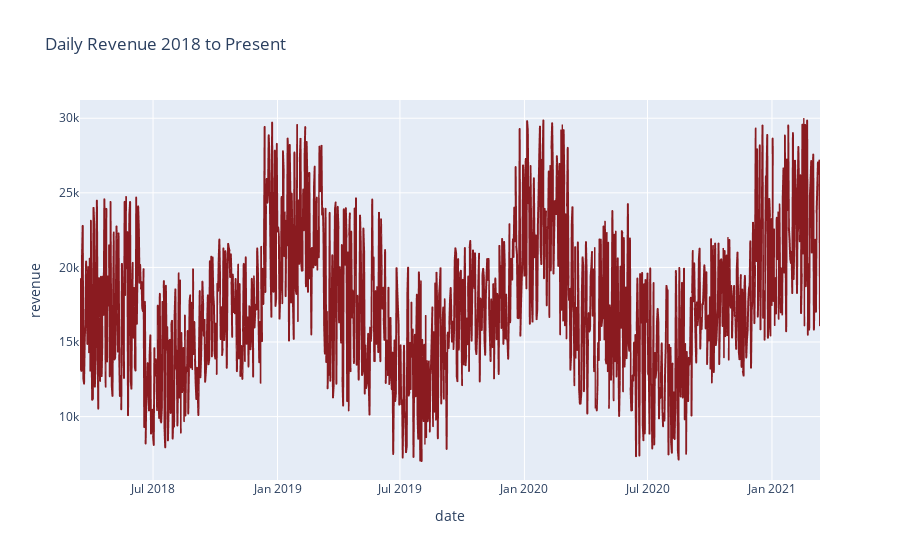
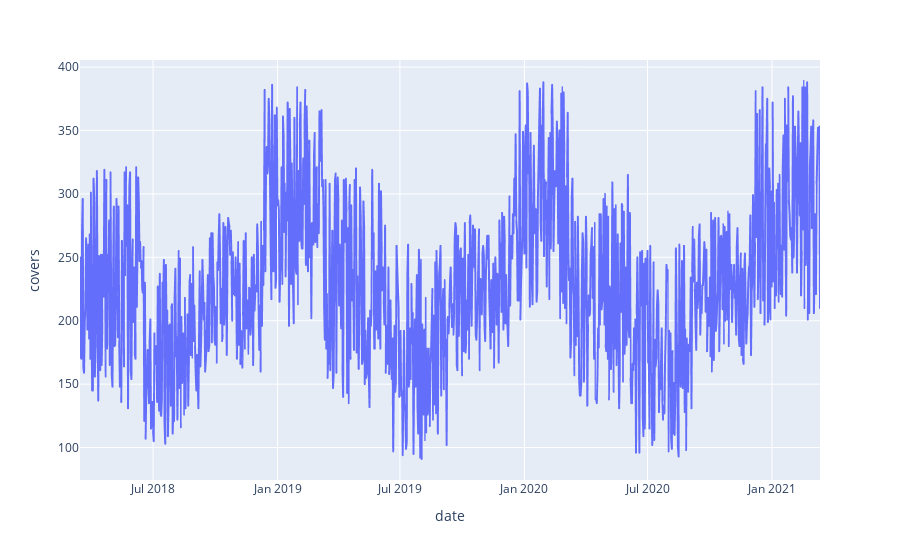

Notebook source saved alongside these figures, in order:
### Markdown cell above
# Plotly Plots
https://plotly.com/python/getting-started-with-chart-studio/
https://plotly.com/python/line-and-scatter/
https://plotly.com/python/interactive-html-export/
https://plotly.com/javascript/static-image-export/

### Code cell
x=revenue_df['date']
y=revenue_df['revenue']
# color_discrete_map = {'y':'#8A1B20'}
fig = px.line(data_frame = revenue_df, x=x, y=y, title='Daily Revenue 2018 to Present')
fig2 = px.line(data_frame = revenue_df, x=x, y=revenue_df['covers'])
fig.update_traces(line_color='#8A1B20')


fig.show()
fig2.show()
fig.write_html('../assets/plotly_line.html')

### Figure 1 — Plotly figure (JSON) as saved in the notebook; plotly's stock layout.template omitted (floating-point values rounded to 4 significant figures; data arrays with more than 128 entries replaced by an {"elided": "..."} marker saying what was removed)
{"data": [{"hovertemplate": "date=%{x}<br>revenue=%{y}<extra></extra>", "legendgroup": "", "line": {"color": "#8A1B20", "dash": "solid"}, "mode": "lines", "name": "", "showlegend": false, "type": "scattergl", "x": {"elided": "1095 str values"}, "xaxis": "x", "y": {"elided": "1095 int values"}, "yaxis": "y"}], "layout": {"legend": {"tracegroupgap": 0}, "title": {"text": "Daily Revenue 2018 to Present"}, "xaxis": {"anchor": "y", "domain": [0, 1], "title": {"text": "date"}}, "yaxis": {"anchor": "x", "domain": [0, 1], "title": {"text": "revenue"}}}}

### Figure 2 — Plotly figure (JSON) as saved in the notebook; plotly's stock layout.template omitted (floating-point values rounded to 4 significant figures; data arrays with more than 128 entries replaced by an {"elided": "..."} marker saying what was removed)
{"data": [{"hovertemplate": "date=%{x}<br>covers=%{y}<extra></extra>", "legendgroup": "", "line": {"color": "#636efa", "dash": "solid"}, "mode": "lines", "name": "", "showlegend": false, "type": "scattergl", "x": {"elided": "1095 str values"}, "xaxis": "x", "y": {"elided": "1095 int values"}, "yaxis": "y"}], "layout": {"legend": {"tracegroupgap": 0}, "margin": {"t": 60}, "xaxis": {"anchor": "y", "domain": [0, 1], "title": {"text": "date"}}, "yaxis": {"anchor": "x", "domain": [0, 1], "title": {"text": "covers"}}}}
